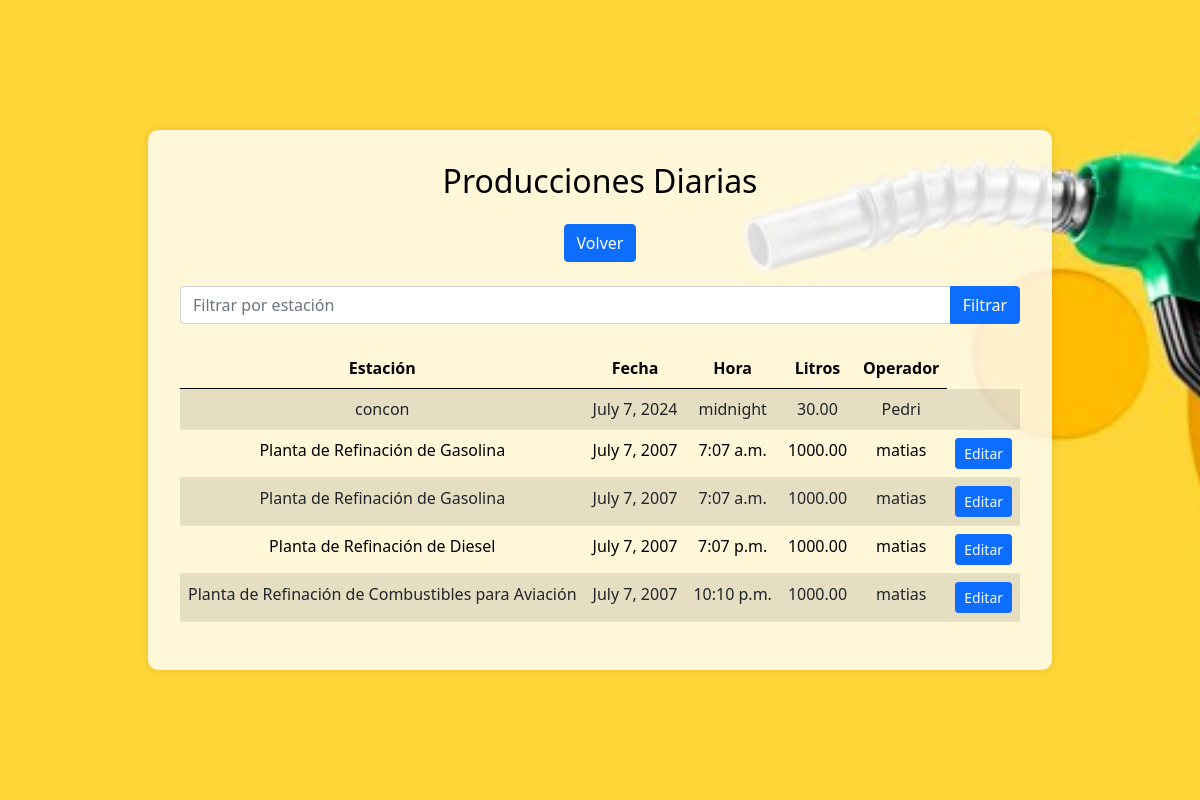
The app's page /fiscalizador/ (signed in), older data.
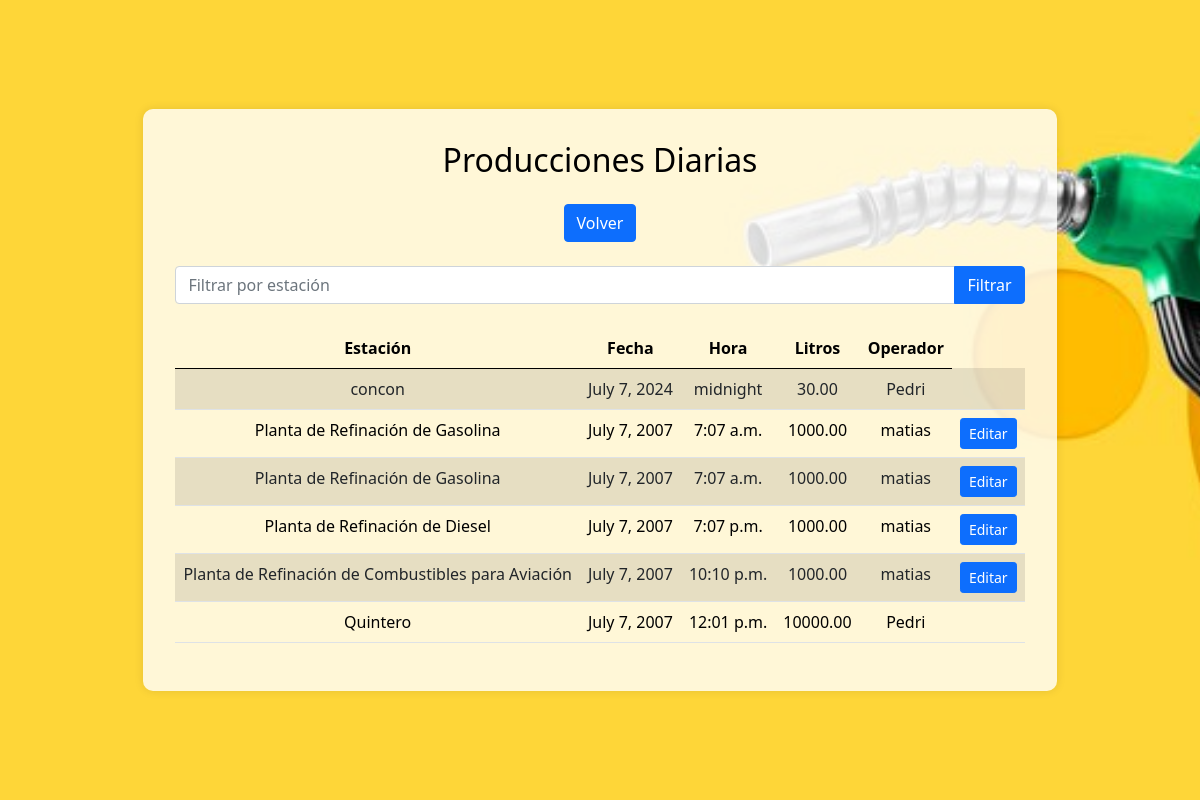
The same page, newer data.
### myapp/models.py (models this page shows, shortened)
class ProduccionDiaria(models.Model):
    estacion=models.CharField(max_length=100)
    turno=models.CharField(max_length=2) #AM PM MM
    fecha=models.DateField()
    hora=models.TimeField(default='00:00')
    litrosProduccion=models.DecimalField(max_digits=10, decimal_places=2)
    codigoPlanta=models.CharField(max_length=5, default='') #PRG, PRD, PRA
    codigoCombustible=models.CharField(max_length=5, default='') #G93, G95, G97, DIE, DIP, JA1, AVG
    operador=models.ForeignKey(User, on_delete=models.CASCADE, related_name='producciones')

### myapp/views.py (the view)
# urls.py: path('fiscalizador/',views.lista_producciones_fiscalizador,name='fisca'),
@login_required
@group_required('Fiscalizador')
def lista_producciones_fiscalizador(request):
    estacion = request.GET.get('estacion', '')
    if estacion:
        producciones = ProduccionDiaria.objects.filter(estacion=estacion)
    else:
        producciones = ProduccionDiaria.objects.all()
    context = {
        'producciones': producciones,
        'estacion': estacion,
    }
    return render(request, 'fiscalizador.html', context)

### myapp/templates/fiscalizador.html (shortened to what this page needs)
<!DOCTYPE html>
{% load static %}
<html lang="en">
<head>
    <link href="https://cdn.jsdelivr.net/npm/bootstrap@5.0.2/dist/css/bootstrap.min.css" rel="stylesheet">
</head>
<body>
    <div class="jumbotron">
        <div class="panel-container">
            <h2 class="mb-4 text-center">Producciones Diarias</h2>
            <div class="mb-4 text-center">
                <a href="{% url 'inicio' %}" class="btn btn-primary">Volver</a>
            </div>
            <form method="GET" action="{% url 'fisca' %}" class="mb-4">
                <div class="input-group">
                    <input type="text" name="estacion" class="form-control" placeholder="Filtrar por estación" value="{{ estacion }}">
                    <button type="submit" class="btn btn-primary">Filtrar</button>
                </div>
            </form>
            <table class="table table-striped">
                <thead>
                    <tr>
                        <th>Estación</th>
                        <th>Fecha</th>
                        <th>Hora</th>
                        <th>Litros</th>
                        <th>Operador</th>
                    </tr>
                </thead>
                <tbody>
                    {% for produccion in producciones %}
                    <tr>
                        <td>{{ produccion.estacion }}</td>
                        <td>{{ produccion.fecha }}</td>
                        <td>{{ produccion.hora }}</td>
                        <td>{{ produccion.litrosProduccion }}</td>
                        <td>{{ produccion.operador }}</td>
                        <td>
                            {% if produccion.operador == user %}
                            <a href="{% url 'editar_produccion' produccion.pk %}" class="btn btn-sm btn-primary">Editar</a>
                            {% endif %}
                        </td>
                    </tr>
                    {% endfor %}
                </tbody>
            </table>
        </div>
    </div>
</body>
</html>

Row changes from the older to the newer data that the page shows:
added ProduccionDiaria: estacion "Quintero", fecha "July 7, 2007", hora "12:01 p.m.", litrosProduccion "10000.00", operador "Pedri"
